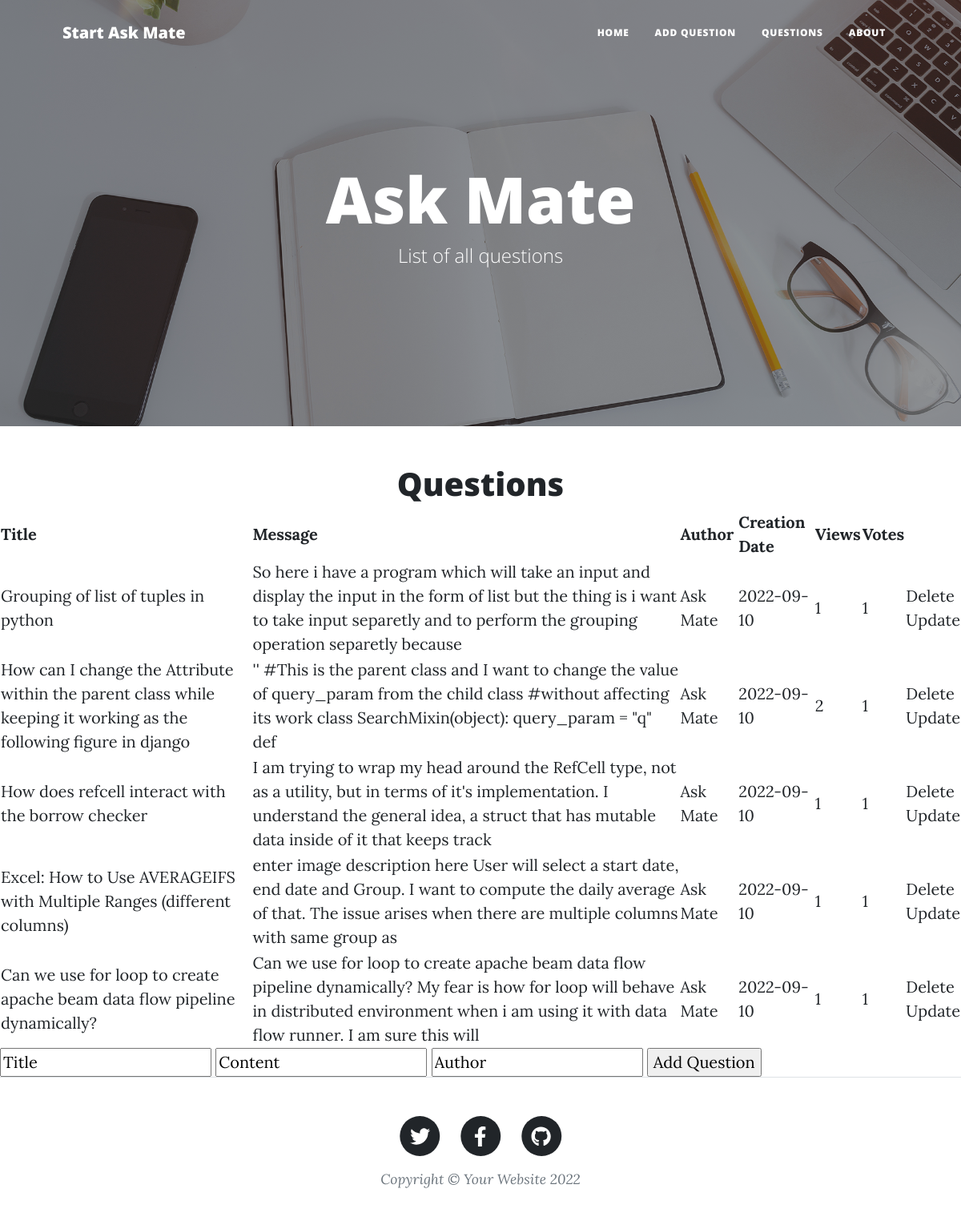
Screenshot of /questions with the database file from the repository.
### app.py (models this page shows, shortened)
class Questions(db.Model):
    id = db.Column(db.Integer, primary_key=True)
    title = db.Column(db.String(200), nullable=False)
    content = db.Column(db.String(1000), nullable=False)
    author = db.Column(db.String(200), nullable=False)
    user_id = db.Column(db.Integer)
    date_created = db.Column(db.DateTime, default=datetime.utcnow())
    view_number = db.Column(db.Integer, default=1)
    vote_number = db.Column(db.Integer, default=1)
    image_path = db.Column(db.String(200), nullable=False)

### app.py (the view)
@app.route("/questions", methods=['POST', 'GET'])
def questions():
    if request.method == 'POST':
        task_title = request.form['title']
        task_content = request.form['content']
        task_author = request.form['author']
        new_task = Questions(content=task_content, title=task_title, author=task_author)
        try:
            db.session.add(new_task)
            db.session.commit()
            return redirect('/questions')
        except:
            return 'There was an issue adding your task'
    else:
        tasks = Questions.query.order_by(Questions.date_created).all()
        return render_template('questions.html', tasks=tasks)

### templates/questions.html (shortened to what this page needs)
<!DOCTYPE html>
<html lang="en">
<head>
    <link href="{{ url_for('static', filename="css/styles.css") }}" rel="stylesheet"/>
</head>
<body>
<nav class="navbar navbar-expand-lg navbar-light" id="mainNav">
    <div class="container px-4 px-lg-5">
        <a class="navbar-brand" href="/index">Start Ask Mate</a>
        <div class="collapse navbar-collapse" id="navbarResponsive">
            <ul class="navbar-nav ms-auto py-4 py-lg-0">
                <li class="nav-item"><a class="nav-link px-lg-3 py-3 py-lg-4" href="/index">Home</a></li>
                <li class="nav-item"><a class="nav-link px-lg-3 py-3 py-lg-4" href="/add_question">Add Question</a>
                </li>
                <li class="nav-item"><a class="nav-link px-lg-3 py-3 py-lg-4" href="/questions">Questions</a></li>
                <li class="nav-item"><a class="nav-link px-lg-3 py-3 py-lg-4" href="/about">About</a></li>
            </ul>
        </div>
    </div>
</nav>
<header class="masthead" style="background-image: url('{{ url_for('static', filename='assets/img/home-bg.jpg') }}')">
    <div class="container position-relative px-4 px-lg-5">
        <div class="row gx-4 gx-lg-5 justify-content-center">
            <div class="col-md-10 col-lg-8 col-xl-7">
                <div class="site-heading">
                    <h1>Ask Mate</h1>
                    <span class="subheading">List of all questions</span>
                </div>
            </div>
        </div>
    </div>
</header>
<div class="content">
    <h1 style="text-align: center"> Questions</h1>
    {% if tasks|length < 1 %}
        <h4 style="text-align: center">There are no questions. Create one below!</h4>
    {% else %}
        <table>
            <tr>
                <th> Title </th>
                <th> Message </th>
                <th> Author </th>
                <th> Creation Date </th>
                <th> Views </th>
                <th> Votes </th>
            </tr>
            {% for task in tasks %}
                <tr>
                    <td>{{ task.title }}</td>
                    <td>{{ task.content }}</td>
                    <td>{{ task.author }}</td>
                    <td>{{ task.date_created.date() }}</td>
                    <td>{{ task.view_number }}</td>
                    <td>{{ task.vote_number }}</td>
                    <td>
                        <a href="/delete/{{ task.id }}"> Delete</a>
                        <br>
                        <a href="/update/{{ task.id }}"> Update</a>
                    </td>
                </tr>
            {% endfor %}
        </table>
    {% endif %}
    <form action="/" method="POST">
        <input type="text" name="title" id="title" value="Title">
        <input type="text" name="content" id="content" value="Content">
        <input type="text" name="author" id="author" value="Author">
        <input type="submit" value="Add Question">
    </form>
</div>
<footer class="border-top">
    <div class="container px-4 px-lg-5">
        <div class="row gx-4 gx-lg-5 justify-content-center">
            <div class="col-md-10 col-lg-8 col-xl-7">
                <ul class="list-inline text-center">
                    <li class="list-inline-item">
                        <a href="#!">
                                    <span class="fa-stack fa-lg">
                                        <i class="fas fa-circle fa-stack-2x"></i>
                                        <i class="fab fa-twitter fa-stack-1x fa-inverse"></i>
                                    </span>
                        </a>
                    </li>
                    <li class="list-inline-item">
                        <a href="#!">
                                    <span class="fa-stack fa-lg">
                                        <i class="fas fa-circle fa-stack-2x"></i>
                                        <i class="fab fa-facebook-f fa-stack-1x fa-inverse"></i>
                                    </span>
                        </a>
                    </li>
                    <li class="list-inline-item">
                        <a href="#!">
                                    <span class="fa-stack fa-lg">
                                        <i class="fas fa-circle fa-stack-2x"></i>
                                        <i class="fab fa-github fa-stack-1x fa-inverse"></i>
                                    </span>
                        </a>
                    </li>
                </ul>
                <div class="small text-center text-muted fst-italic">Copyright &copy; Your Website 2022</div>
            </div>
        </div>
    </div>
</footer>
</body>
</html>

### rows the page displays
Questions: title "Grouping of list of tuples in python", content "So here i have a program which will take an input and display the input in the form of list but the thing is i want to take input separetly and to perform the grouping operation separetly because", author "Ask Mate", date_created "2022-09-10", view_number "1", vote_number "1"
Questions: title "How can I change the Attribute within the parent class while keeping it working as the following figure in django", content "'' #This is the parent class and I want to change the value of query_param from the child class #without affecting its work class SearchMixin(object): query_param = \"q\" def", author "Ask Mate", date_created "2022-09-10", view_number "2", vote_number "1"
Questions: title "How does refcell interact with the borrow checker", content "I am trying to wrap my head around the RefCell type, not as a utility, but in terms of it's implementation. I understand the general idea, a struct that has mutable data inside of it that keeps track", author "Ask Mate", date_created "2022-09-10", view_number "1", vote_number "1"
Questions: title "Excel: How to Use AVERAGEIFS with Multiple Ranges (different columns)", content "enter image description here User will select a start date, end date and Group. I want to compute the daily average of that. The issue arises when there are multiple columns with same group as", author "Ask Mate", date_created "2022-09-10", view_number "1", vote_number "1"
Questions: title "Can we use for loop to create apache beam data flow pipeline dynamically?", content "Can we use for loop to create apache beam data flow pipeline dynamically? My fear is how for loop will behave in distributed environment when i am using it with data flow runner. I am sure this will", author "Ask Mate", date_created "2022-09-10", view_number "1", vote_number "1"
